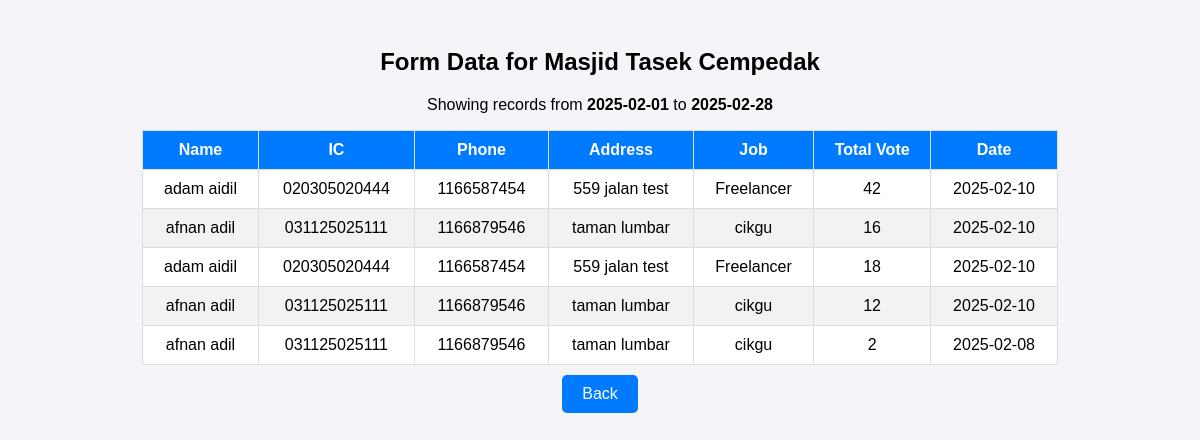
Before: /backend/form1_PTA.php?masjid_id=1 with the older database file.
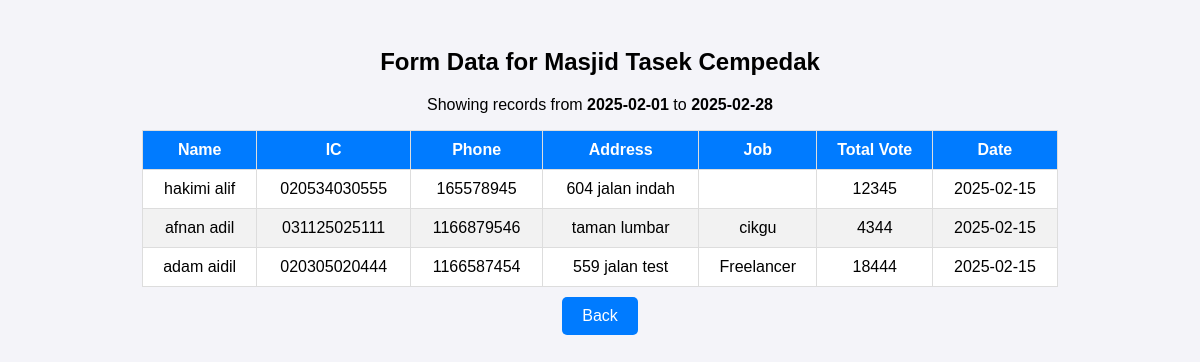
After: the same page with the newer database file.
### tables this page shows
CREATE TABLE `form` (
  `form_id` int(8) NOT NULL,
  `date` date NOT NULL,
  `name` varchar(50) NOT NULL,
  `ic` varchar(12) NOT NULL,
  `phone_num` int(11) NOT NULL,
  `address` varchar(50) NOT NULL,
  `job` varchar(30) NOT NULL,
  `total_vote` int(4) NOT NULL,
  `role` varchar(50) DEFAULT NULL,
  `status_code` int(1) DEFAULT NULL,
  `reg_date` datetime(6) NOT NULL DEFAULT current_timestamp(6),
  `edit_date` timestamp(6) NOT NULL DEFAULT current_timestamp(6) ON UPDATE current_timestamp(6),
  `verify_id_1` int(8) DEFAULT NULL,
  `verify_id_2` int(8) DEFAULT NULL,
  `verify_id_3` int(8) DEFAULT NULL
);

CREATE TABLE `user` (
  `user_id` int(8) NOT NULL,
  `username` varchar(20) NOT NULL,
  `pswd` varchar(20) NOT NULL,
  `name` varchar(60) NOT NULL,
  `masjid_id` varchar(20) NOT NULL,
  `ic` varchar(30) NOT NULL,
  `phone` int(11) NOT NULL,
  `address` varchar(50) NOT NULL,
  `job` varchar(30) DEFAULT NULL,
  `level_id` int(1) NOT NULL,
  `reg_date` datetime(6) NOT NULL DEFAULT current_timestamp(6),
  `edit_date` timestamp(6) NULL DEFAULT current_timestamp(6) ON UPDATE current_timestamp(6)
);

### backend/form1_PTA.php (the view, shortened to what this page needs)
<?php
include('connection.php');
$masjidID = isset($_GET['masjid_id']) ? intval($_GET['masjid_id']) : null;
$firstDay = date('Y-m-01');
$lastDay = date('Y-m-t');
try {
    $stmtMasjid = $conn->prepare("SELECT masjid_name FROM masjid WHERE masjid_id = ?");
    $stmtMasjid->execute([$masjidID]);
    $masjidData = $stmtMasjid->fetch(PDO::FETCH_ASSOC);
    $masjidName = $masjidData['masjid_name'];
    $stmt = $conn->prepare("
        SELECT f.*, u.name, u.ic, u.phone, u.address, u.job, u.masjid_id
        FROM form f
        JOIN user u ON f.ic = u.ic
        WHERE u.masjid_id = ?
        AND f.date BETWEEN ? AND ?
        ORDER BY f.date DESC
    ");
    $stmt->execute([$masjidID, $firstDay, $lastDay]);
    $searchResults = $stmt->fetchAll(PDO::FETCH_ASSOC);
} catch (PDOException $e) {
    die("Error fetching data: " . $e->getMessage());
}
?>
<!DOCTYPE html>
<html lang="en">
<head>
    <link rel="stylesheet" href="../Styles/styles2.css">
</head>
<body>
    <h2>Form Data for <?php echo htmlspecialchars($masjidName); ?></h2>
    <p>Showing records from <strong><?php echo $firstDay; ?></strong> to <strong><?php echo $lastDay; ?></strong></p>
    <?php if (!empty($searchResults)): ?>
        <table>
            <thead>
                <tr>
                    <th>Name</th>
                    <th>IC</th>
                    <th>Phone</th>
                    <th>Address</th>
                    <th>Job</th>
                    <th>Total Vote</th>
                    <th>Date</th>
                </tr>
            </thead>
            <tbody>
                <?php foreach ($searchResults as $row): ?>
                    <tr>
                        <td><?php echo htmlspecialchars($row['name']); ?></td>
                        <td><?php echo htmlspecialchars($row['ic']); ?></td>
                        <td><?php echo htmlspecialchars($row['phone']); ?></td>
                        <td><?php echo htmlspecialchars($row['address']); ?></td>
                        <td><?php echo htmlspecialchars($row['job']); ?></td>
                        <td><?php echo htmlspecialchars($row['total_vote']); ?></td>
                        <td><?php echo htmlspecialchars($row['date']); ?></td>
                    </tr>
                <?php endforeach; ?>
            </tbody>
        </table>
    <?php else: ?>
        <p>No records found for <?php echo htmlspecialchars($masjidName); ?> within this month.</p>
    <?php endif; ?>
        <button onclick="window.location.href = 'form_PTA.php'">Back</button>
</body>
</html>

Changed rows visible on the page:
removed form: user.name "adam aidil", user.ic "020305020444", user.phone "1166587454", user.address "559 jalan test", user.job "Freelancer", total_vote "42", date "2025-02-10"
removed form: user.name "afnan adil", user.ic "031125025111", user.phone "1166879546", user.address "taman lumbar", user.job "cikgu", total_vote "16", date "2025-02-10"
removed form: user.name "adam aidil", user.ic "020305020444", user.phone "1166587454", user.address "559 jalan test", user.job "Freelancer", total_vote "18", date "2025-02-10"
removed form: user.name "afnan adil", user.ic "031125025111", user.phone "1166879546", user.address "taman lumbar", user.job "cikgu", total_vote "12", date "2025-02-10"
removed form: user.name "afnan adil", user.ic "031125025111", user.phone "1166879546", user.address "taman lumbar", user.job "cikgu", total_vote "2", date "2025-02-08"
added form: user.name "hakimi alif", user.ic "020534030555", user.phone "165578945", user.address "604 jalan indah", total_vote "12345", date "2025-02-15"
added form: user.name "afnan adil", user.ic "031125025111", user.phone "1166879546", user.address "taman lumbar", user.job "cikgu", total_vote "4344", date "2025-02-15"
added form: user.name "adam aidil", user.ic "020305020444", user.phone "1166587454", user.address "559 jalan test", user.job "Freelancer", total_vote "18444", date "2025-02-15"
